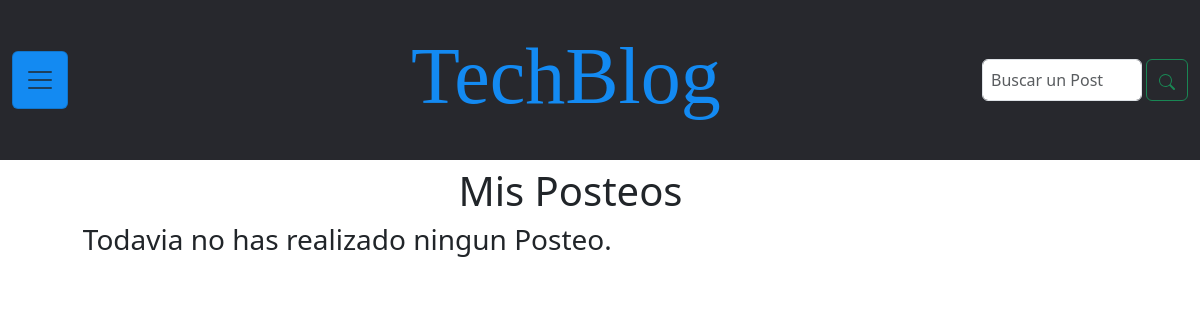
/inicio_blog/mis_posts (signed in), run on an earlier commit of the app's database.
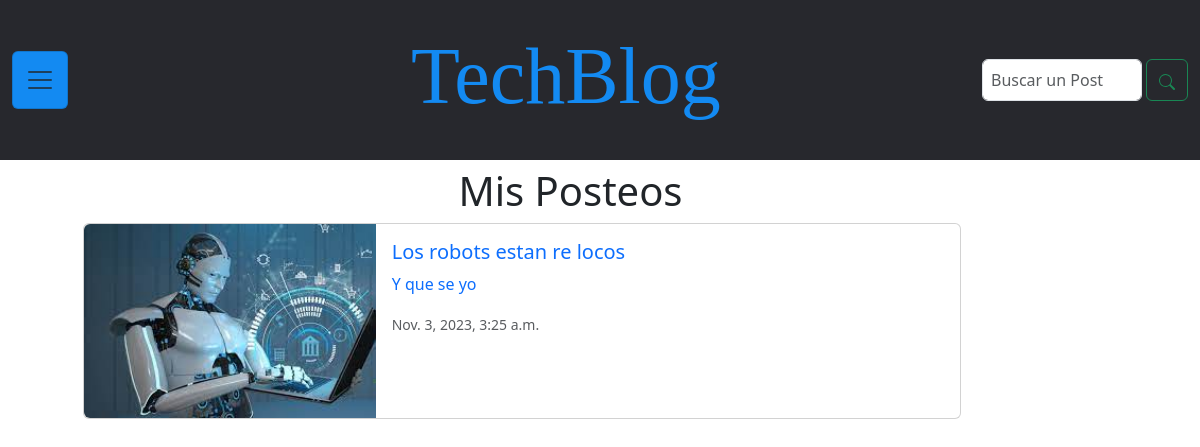
And on a later commit of the database.
### inicio_blog/models.py (models this page shows, shortened)
class Posteos(models.Model):
    titulo_posteo = models.CharField(max_length=100)
    descripcion_posteo = models.CharField(max_length=120)
    redaccion_posteo = models.TextField()
    autor_posteo = models.ForeignKey(User, on_delete=models.CASCADE)
    fecha_posteo = models.DateTimeField(auto_now_add=True)
    CATEGORIAS = [
        ('Programacion', 'Programación'),
        ('Robotica', 'Robótica'),
        ('Inteligencia Artificial', 'Inteligencia Artificial'),
    ]
    categoria_posteo = models.CharField(
        max_length=25,
        choices=CATEGORIAS,
        default='Programacion',
    )

### inicio_blog/views.py (the view)
# urls.py: path('inicio_blog/mis_posts', views.mis_posteos, name='mis_posteos'),
def mis_posteos(request):
    lista_posteos = Posteos.objects.all()
    posteos_del_usuario = Posteos.objects.filter(autor_posteo=request.user).order_by('-fecha_posteo')
    return render(request, 'inicio_blog/mis_posts.html', {'posteos_del_usuario': posteos_del_usuario,
                  'lista_posteos': lista_posteos})

### inicio_blog/templates/inicio_blog/mis_posts.html
{% extends "base.html" %}
{% load static %}
{% block content %}
    <main style="margin: 12% 0 5% 5%;" class="d-f justify-content-center">
        <section class="row contenedor-section p-20 col-md-11">
            <h1 class="text-center">Mis Posteos</h1>
            {% if posteos_del_usuario %}
                {% for posteo in posteos_del_usuario %}
                    <article class="conteiner-article">
                        <div class="card mb-3" style="max-width: 90%;">
                            <a href="{{ posteo.id }}">
                                <div class="row g-0">
                                    <div class="col-md-4">
                                        <img src={% static "assets/img/inicio_blog/img-tecno1.jfif" %} class="img-fluid rounded-start" alt="...">
                                    </div>
                                    <div class="col-md-8">
                                        <div class="card-body">
                                            <h5 class="card-title">{{ posteo.titulo_posteo }}</h5>
                                            <p class="card-text">{{ posteo.descripcion_posteo }}</p>
                                            <p class="card-text"><small class="text-body-secondary">{{ posteo.fecha_posteo }}</small></p>
                                        </div>
                                    </div>
                                </div>
                            </a>
                        </div>
                    </article>
                {% endfor %}
                {% else %}
                <h3>Todavia no has realizado ningun Posteo.</h3>
            {% endif %}
    </main>
{% endblock %}

What changed in the data, as far as the page shows it:
added Posteos: titulo_posteo "Los robots estan re locos", descripcion_posteo "Y que se yo", fecha_posteo "Nov. 3, 2023, 3:25 a.m."
Also different on the page:
text no longer shown: "Todavia no has realizado ningun Posteo."
